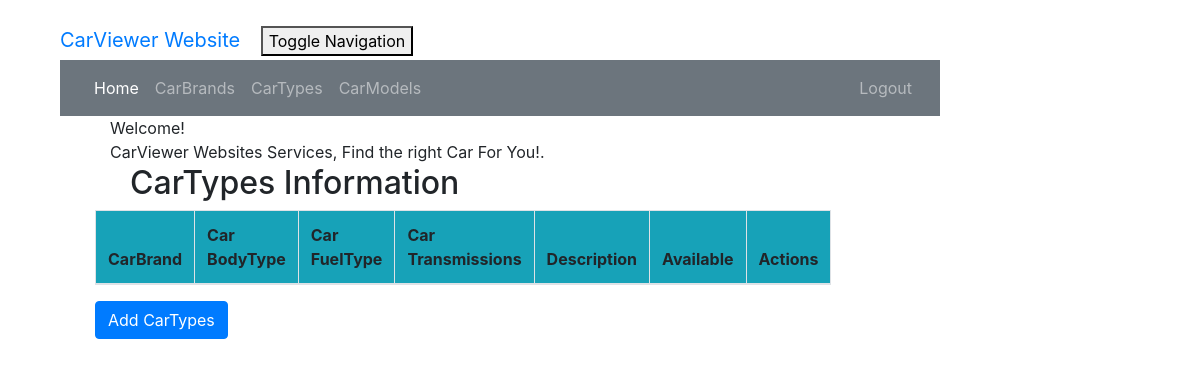
Before: /cartype_list (signed in) with the older database file.
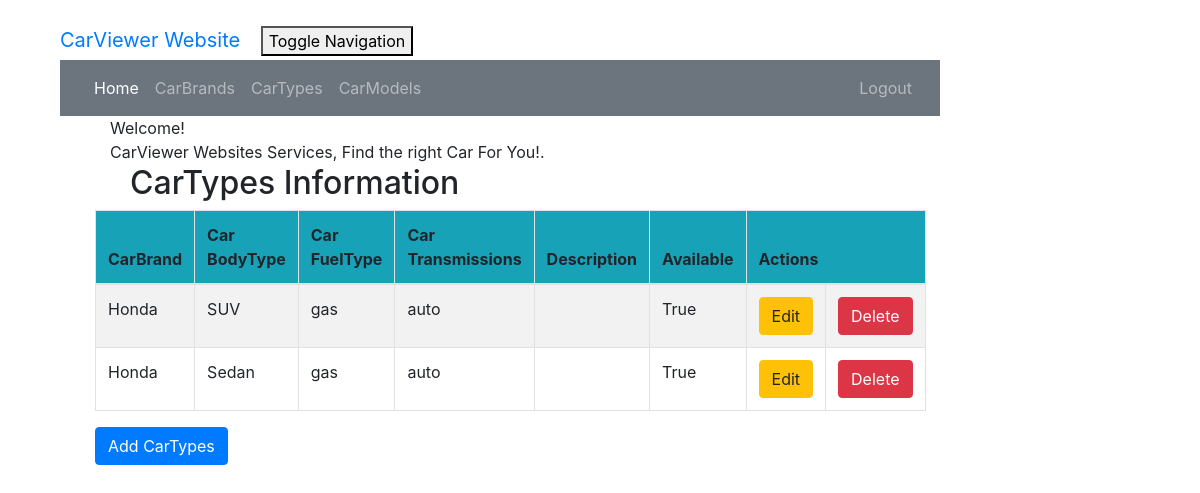
After: the same page with the newer database file.
### carviewer/models.py (models this page shows, shortened)
class CarType(models.Model):
    car_brand = models.ForeignKey(CarBrand, on_delete=models.CASCADE, related_name='cartypes', default=True)
    car_bodytype = models.CharField(max_length=50)
    car_fueltype = models.CharField(max_length=50)
    car_transmission = models.CharField(max_length=50)
    description = models.TextField(blank=True)
    available = models.BooleanField(default=True)

class CarBrand(models.Model):
    car_brand = models.CharField(max_length=50)
    car_year = models.IntegerField()
    def __str__(self):
        return self.car_brand

### carviewer/views.py (the view)
# urls.py: path('cartype_list', views.cartype_list, name='cartype_list'),
@login_required
def cartype_list(request):
    cartype = CarType.objects.filter()
    return render(request, 'carviewer/cartype_list.html',
                  {'cartypes': cartype})

### carviewer/templates/carviewer/cartype_list.html (shortened to what this page needs)
<!DOCTYPE html>
<html lang="en">
{% extends 'carviewer/base.html' %}
{% block content %}
    <html>
    <head>
    </head>
    <body class="bodylist">
    <div class="container">
        <div class="panel panel-primary">
            <div class="panel-heading">Welcome!</div>
            <div class="panel-body">
                CarViewer Websites Services, Find the right Car For You!.
            </div>
        </div>
    </div>
    <div class="row">
        <h2>CarTypes Information</h2>
    </div>
    <div>
        <table class="table table-striped table-bordered table-hover w-auto">
            <thead>
            <tr class="bg-info">
                <th>CarBrand</th>
                <th>Car BodyType</th>
               <th>Car FuelType</th>
               <th>Car Transmissions</th>
                <th>Description</th>
                <th>Available</th>
                <th colspan="3">Actions</th>
            </tr>
            </thead>
            <tbody>
            {% for cartype in cartypes %}
                <tr>
                    <td>{{ cartype.car_brand }}</td>
                   <td>{{ cartype.car_bodytype }}</td>
                    <td>{{ cartype.car_fueltype }}</td>
                   <td>{{ cartype.car_transmission }}</td>
                   <td>{{ cartype.description }}</td>
                    <td>{{ cartype.available }}</td>
                    <td><a href="{% url 'carviewer:cartype_edit' pk=cartype.pk %}"
                           class="btn btn-warning">Edit</a></td>
                    <td><a href="{% url 'carviewer:cartype_delete' pk=cartype.pk %}"
                           onclick="return confirm('Are you sure you want to delete?')"
                           class="btn btn-danger">Delete</a>
                    </td>
                </tr>
            {% endfor %}
            </tbody>
        </table>
    </div>
    <div>
        <a href="{% url 'carviewer:cartype_new' %}"><span
                class="btn btn-primary">Add CarTypes</span></a>
    </div>
    </body>
    </html>
{% endblock %}

### carviewer/templates/carviewer/base.html (shortened to what this page needs)
<!DOCTYPE html>
{% load static %}
<html lang="en">
<link rel="stylesheet" href="https://cdn.jsdelivr.net/npm/bootstrap@4.6.1/dist/css/bootstrap.min.css">
<link rel="stylesheet" href="{% static "css/portfolio.css" %}">
<div class="container-fluid">
    <div class="navbar-header">
        <a class="navbar-brand" href="">
            CarViewer Website
        </a>
        <button type="button" class="navbar-toggle" data-toggle="collapse"
                data-target="#myNavbar" aria-controls="myNavbar">
            Toggle Navigation
        </button>
    </div>
    <nav class="navbar navbar-expand-md bg-secondary navbar-dark" id="myNavbar">
        <ul class="navbar-nav mr-auto">
            <li class="nav-item active">
                <a class="nav-link" href="{% url 'carviewer:home' %}">Home</a>
            </li>
            <li class="nav-item">
                <a class="nav-link" href="{% url 'carviewer:carbrand_list' %}">CarBrands</a>
            </li>
            <li class="nav-item">
                <a class="nav-link" href="{% url 'carviewer:cartype_list' %}">CarTypes</a>
            </li>
            <li class="nav-item">
                <a class="nav-link" href="{% url 'carviewer:carmodel_list' %}">CarModels</a>
            </li>
        </ul>
        <ul class="nav navbar-nav ml-auto">
            {% if user.is_authenticated %}
                <li><a class="nav-link" href="{% url 'logout' %}">Logout</a>
                </li>
            {% else %}
                <li><a class="nav-link" href="{% url 'login' %}"><span class="glyphicon glyphicon-log-in"></span>Login</a>
                </li>
            {% endif %}
        </ul>
    </nav>
</div>
<body id="app-layout">
<div class="row">
    <div class="col-md-8">
        {% block content %}
        {% endblock %}
    </div>
</div>
</body>
</html>

### carviewer/static/css/portfolio.css (style rules this page uses)
body { padding-left: 45px; padding-right: 45px; padding-top: 20px; }
.navbar { padding-left:10px; padding-right: 20px; margin-bottom: 0; margin-left: 0; margin-right: 200px; border-radius: 0; }
.row { padding-left: 50px; }

Changed rows visible on the page:
added CarType: car_brand "Honda", car_bodytype "SUV", car_fueltype "gas", car_transmission "auto", available "True"
added CarType: car_brand "Honda", car_bodytype "Sedan", car_fueltype "gas", car_transmission "auto", available "True"
